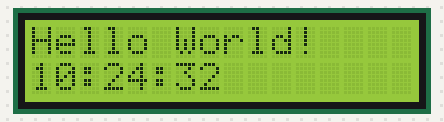
Bench run of a sketch on a simulated ESP8266 (NodeMCU). Parts: 16×2 character LCD. WiFi joins after 1.5 s; servers stay silent unless stated; network time is answered at once with the bench clock; the local clock reads 2024-03-15 10:24:30 at power-on unless the sketch sets it; what the sketch prints to the serial monitor is not drawn.

Above: at 2.2 s.
At 6.2 s:
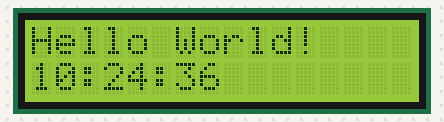
At 11.3 s:
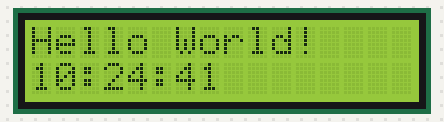
At 20.5 s:
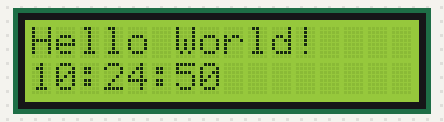
At 29.7 s:
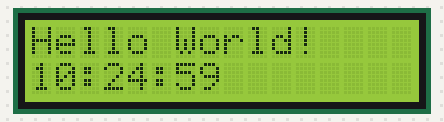
At 38.9 s:
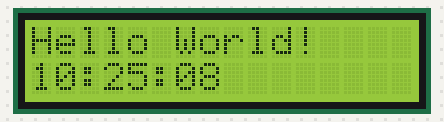

Measured:
- what the display in image 0 shows lasts 1.0 s, from 2.1 s to 3.1 s

The sketch:

NodeMCU-connectNet.ino
```cpp
#include <ESP8266WiFi.h>
#include <NTPClient.h>
#include <WiFiUdp.h>
#include <Wire.h>
#include <LiquidCrystal_I2C.h>

LiquidCrystal_I2C lcd(0x27,16,2);  //配置LCD地址及行列

const char* ssid     = "ChinaNet-hrx";
const char* password = "hrx666666";
WiFiUDP ntpUDP;
NTPClient timeClient(ntpUDP, "ntp1.aliyun.com", 60 * 60 * 8, 30 * 60 * 1000);

void setup() {
  Serial.begin(9600);
  WiFi.begin(ssid, password);
  Serial.print("Connecting to ");
  Serial.print(ssid); Serial.println(" ...");
  int i = 0;
  while (WiFi.status() != WL_CONNECTED) {
    delay(1000);
    Serial.print(i++); Serial.print(' ');
  }
  Serial.println("");
  Serial.println("Connection established!");
  Serial.print("IP address:    ");
  Serial.println(WiFi.localIP());
  timeClient.begin();
  lcd.init(); //初始化LCD
  lcd.backlight(); //打开背光
}

void loop()
{

  timeClient.update();
  String time1 = timeClient.getFormattedTime();
  Serial.println(time1);

  lcd.setCursor(0,0);//设置显示位置
  lcd.print("Hello World!");//显示字符数据
  lcd.setCursor(0,1);//设置显示位置
  lcd.print(time1);//显示字符数据
  delay(1000);
}
```
